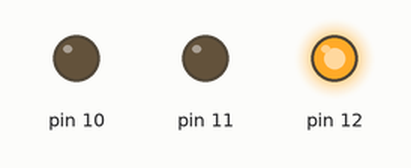
Bench run of a sketch on a simulated Arduino Uno, built with avr-gcc and run on an emulated ATmega328P. On the bench: output pins drawn as LEDs (lit = HIGH).

Above: at 0.05 s.
At 0.8 s:
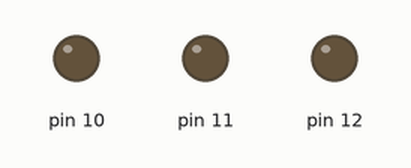
At 1.45 s:
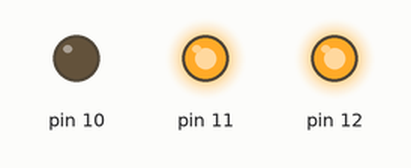
At 2.85 s:
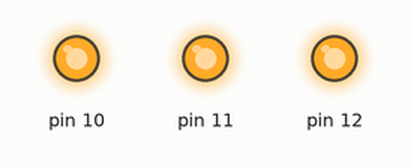
Timing chart, 0 to 3.1 s (numbered marks = the images above):
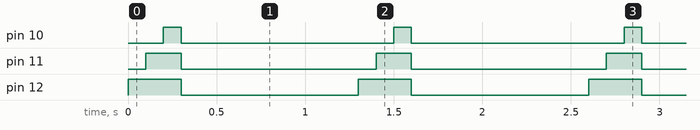

Measured:
- by itself, pin 10: alternates HIGH for 0.10 s and LOW for 1.2 s
- by itself, pin 11: alternates HIGH for 0.20 s and LOW for 1.1 s
- by itself, pin 12: alternates HIGH for 0.30 s and LOW for 1.0 s

The sketch:

rgb.ino
```cpp
void setup() {
  pinMode(12, OUTPUT);
  pinMode(11, OUTPUT);
  pinMode(10, OUTPUT);
}

void loop() {
  digitalWrite(12, HIGH);
  delay(100);
  digitalWrite(11, HIGH);
  delay(100);
  digitalWrite(10, HIGH);
  delay(100);
  digitalWrite(12, LOW);
  digitalWrite(11, LOW);
  digitalWrite(10, LOW);
  delay(1000);
}
```
